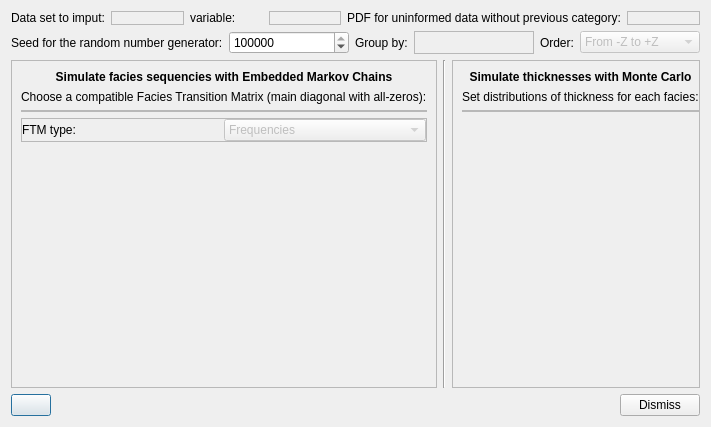
<?xml version="1.0" encoding="UTF-8"?>
<ui version="4.0">
 <class>MCMCDataImputationDialog</class>
 <widget class="QDialog" name="MCMCDataImputationDialog">
  <property name="geometry">
   <rect>
    <x>0</x>
    <y>0</y>
    <width>662</width>
    <height>427</height>
   </rect>
  </property>
  <property name="windowTitle">
   <string>Dialog</string>
  </property>
  <layout class="QVBoxLayout" name="verticalLayout_3">
   <item>
    <layout class="QHBoxLayout" name="horizontalLayout">
     <item>
      <widget class="QLabel" name="label">
       <property name="text">
        <string>Data set to imput:</string>
       </property>
      </widget>
     </item>
     <item>
      <widget class="QFrame" name="frmCmbDataSet">
       <property name="frameShape">
        <enum>QFrame::StyledPanel</enum>
       </property>
       <property name="frameShadow">
        <enum>QFrame::Raised</enum>
       </property>
       <layout class="QVBoxLayout" name="verticalLayout">
        <property name="spacing">
         <number>0</number>
        </property>
        <property name="leftMargin">
         <number>0</number>
        </property>
        <property name="topMargin">
         <number>0</number>
        </property>
        <property name="rightMargin">
         <number>0</number>
        </property>
        <property name="bottomMargin">
         <number>0</number>
        </property>
       </layout>
      </widget>
     </item>
     <item>
      <widget class="QLabel" name="label_2">
       <property name="text">
        <string>variable:</string>
       </property>
      </widget>
     </item>
     <item>
      <widget class="QFrame" name="frmCmbVariable">
       <property name="frameShape">
        <enum>QFrame::StyledPanel</enum>
       </property>
       <property name="frameShadow">
        <enum>QFrame::Raised</enum>
       </property>
       <layout class="QVBoxLayout" name="verticalLayout_2">
        <property name="spacing">
         <number>0</number>
        </property>
        <property name="leftMargin">
         <number>0</number>
        </property>
        <property name="topMargin">
         <number>0</number>
        </property>
        <property name="rightMargin">
         <number>0</number>
        </property>
        <property name="bottomMargin">
         <number>0</number>
        </property>
       </layout>
      </widget>
     </item>
     <item>
      <widget class="QLabel" name="label_11">
       <property name="text">
        <string>PDF for uninformed data without previous category:</string>
       </property>
      </widget>
     </item>
     <item>
      <widget class="QFrame" name="frmCmbPDF">
       <property name="frameShape">
        <enum>QFrame::StyledPanel</enum>
       </property>
       <property name="frameShadow">
        <enum>QFrame::Raised</enum>
       </property>
       <layout class="QHBoxLayout" name="horizontalLayout_8">
        <property name="spacing">
         <number>0</number>
        </property>
        <property name="leftMargin">
         <number>0</number>
        </property>
        <property name="topMargin">
         <number>0</number>
        </property>
        <property name="rightMargin">
         <number>0</number>
        </property>
        <property name="bottomMargin">
         <number>0</number>
        </property>
       </layout>
      </widget>
     </item>
    </layout>
   </item>
   <item>
    <layout class="QHBoxLayout" name="horizontalLayout_4">
     <property name="topMargin">
      <number>0</number>
     </property>
     <item>
      <widget class="QLabel" name="label_5">
       <property name="text">
        <string>Seed for the random number generator:</string>
       </property>
      </widget>
     </item>
     <item>
      <widget class="QSpinBox" name="spinSeed">
       <property name="sizePolicy">
        <sizepolicy hsizetype="Expanding" vsizetype="Fixed">
         <horstretch>0</horstretch>
         <verstretch>0</verstretch>
        </sizepolicy>
       </property>
       <property name="minimum">
        <number>11</number>
       </property>
       <property name="maximum">
        <number>999999999</number>
       </property>
       <property name="singleStep">
        <number>1313</number>
       </property>
       <property name="value">
        <number>131313</number>
       </property>
      </widget>
     </item>
     <item>
      <widget class="QLabel" name="label_9">
       <property name="text">
        <string>Group by:</string>
       </property>
      </widget>
     </item>
     <item>
      <widget class="QFrame" name="frmCmbGroupByVariable">
       <property name="sizePolicy">
        <sizepolicy hsizetype="Expanding" vsizetype="Preferred">
         <horstretch>0</horstretch>
         <verstretch>0</verstretch>
        </sizepolicy>
       </property>
       <property name="frameShape">
        <enum>QFrame::StyledPanel</enum>
       </property>
       <property name="frameShadow">
        <enum>QFrame::Raised</enum>
       </property>
       <layout class="QHBoxLayout" name="horizontalLayout_7">
        <property name="spacing">
         <number>0</number>
        </property>
        <property name="leftMargin">
         <number>0</number>
        </property>
        <property name="topMargin">
         <number>0</number>
        </property>
        <property name="rightMargin">
         <number>0</number>
        </property>
        <property name="bottomMargin">
         <number>0</number>
        </property>
       </layout>
      </widget>
     </item>
     <item>
      <widget class="QLabel" name="label_10">
       <property name="text">
        <string>Order:</string>
       </property>
      </widget>
     </item>
     <item>
      <widget class="QComboBox" name="cmbOrder">
       <property name="enabled">
        <bool>false</bool>
       </property>
       <property name="sizePolicy">
        <sizepolicy hsizetype="Expanding" vsizetype="Fixed">
         <horstretch>0</horstretch>
         <verstretch>0</verstretch>
        </sizepolicy>
       </property>
       <item>
        <property name="text">
         <string>From -Z to +Z</string>
        </property>
       </item>
      </widget>
     </item>
    </layout>
   </item>
   <item>
    <layout class="QHBoxLayout" name="horizontalLayout_3">
     <item>
      <widget class="QFrame" name="frame">
       <property name="sizePolicy">
        <sizepolicy hsizetype="Preferred" vsizetype="Expanding">
         <horstretch>0</horstretch>
         <verstretch>0</verstretch>
        </sizepolicy>
       </property>
       <property name="frameShape">
        <enum>QFrame::StyledPanel</enum>
       </property>
       <property name="frameShadow">
        <enum>QFrame::Raised</enum>
       </property>
       <layout class="QVBoxLayout" name="verticalLayout_4">
        <item>
         <widget class="QLabel" name="label_3">
          <property name="font">
           <font>
            <weight>75</weight>
            <bold>true</bold>
           </font>
          </property>
          <property name="text">
           <string>Simulate facies sequencies with Embedded Markov Chains</string>
          </property>
          <property name="alignment">
           <set>Qt::AlignCenter</set>
          </property>
         </widget>
        </item>
        <item>
         <widget class="QLabel" name="label_6">
          <property name="text">
           <string>Choose a compatible Facies Transition Matrix (main diagonal with all-zeros):</string>
          </property>
         </widget>
        </item>
        <item>
         <widget class="QFrame" name="frmCmbFTM">
          <property name="frameShape">
           <enum>QFrame::StyledPanel</enum>
          </property>
          <property name="frameShadow">
           <enum>QFrame::Raised</enum>
          </property>
          <layout class="QHBoxLayout" name="horizontalLayout_5">
           <property name="spacing">
            <number>0</number>
           </property>
           <property name="leftMargin">
            <number>0</number>
           </property>
           <property name="topMargin">
            <number>0</number>
           </property>
           <property name="rightMargin">
            <number>0</number>
           </property>
           <property name="bottomMargin">
            <number>0</number>
           </property>
          </layout>
         </widget>
        </item>
        <item>
         <widget class="QFrame" name="frame_3">
          <property name="frameShape">
           <enum>QFrame::StyledPanel</enum>
          </property>
          <property name="frameShadow">
           <enum>QFrame::Raised</enum>
          </property>
          <layout class="QHBoxLayout" name="horizontalLayout_6">
           <property name="spacing">
            <number>0</number>
           </property>
           <property name="leftMargin">
            <number>0</number>
           </property>
           <property name="topMargin">
            <number>0</number>
           </property>
           <property name="rightMargin">
            <number>0</number>
           </property>
           <property name="bottomMargin">
            <number>0</number>
           </property>
           <item>
            <widget class="QLabel" name="label_8">
             <property name="text">
              <string>FTM type:</string>
             </property>
            </widget>
           </item>
           <item>
            <widget class="QComboBox" name="cmbFTMtype">
             <property name="enabled">
              <bool>false</bool>
             </property>
             <item>
              <property name="text">
               <string>Frequencies</string>
              </property>
             </item>
             <item>
              <property name="text">
               <string>Probabilities</string>
              </property>
             </item>
            </widget>
           </item>
          </layout>
         </widget>
        </item>
        <item>
         <spacer name="verticalSpacer">
          <property name="orientation">
           <enum>Qt::Vertical</enum>
          </property>
          <property name="sizeHint" stdset="0">
           <size>
            <width>20</width>
            <height>40</height>
           </size>
          </property>
         </spacer>
        </item>
       </layout>
      </widget>
     </item>
     <item>
      <widget class="Line" name="line">
       <property name="orientation">
        <enum>Qt::Vertical</enum>
       </property>
      </widget>
     </item>
     <item>
      <widget class="QFrame" name="frame_2">
       <property name="frameShape">
        <enum>QFrame::StyledPanel</enum>
       </property>
       <property name="frameShadow">
        <enum>QFrame::Raised</enum>
       </property>
       <layout class="QVBoxLayout" name="verticalLayout_5">
        <property name="rightMargin">
         <number>0</number>
        </property>
        <item>
         <widget class="QLabel" name="label_4">
          <property name="font">
           <font>
            <weight>75</weight>
            <bold>true</bold>
           </font>
          </property>
          <property name="text">
           <string>Simulate thicknesses with Monte Carlo</string>
          </property>
          <property name="alignment">
           <set>Qt::AlignCenter</set>
          </property>
         </widget>
        </item>
        <item>
         <widget class="QLabel" name="label_7">
          <property name="text">
           <string>Set distributions of thickness for each facies:</string>
          </property>
         </widget>
        </item>
        <item>
         <widget class="QFrame" name="frmDistributions">
          <property name="frameShape">
           <enum>QFrame::StyledPanel</enum>
          </property>
          <property name="frameShadow">
           <enum>QFrame::Raised</enum>
          </property>
          <layout class="QVBoxLayout" name="verticalLayout_6">
           <property name="spacing">
            <number>0</number>
           </property>
           <property name="leftMargin">
            <number>0</number>
           </property>
           <property name="topMargin">
            <number>0</number>
           </property>
           <property name="rightMargin">
            <number>0</number>
           </property>
           <property name="bottomMargin">
            <number>0</number>
           </property>
          </layout>
         </widget>
        </item>
        <item>
         <spacer name="verticalSpacer_2">
          <property name="orientation">
           <enum>Qt::Vertical</enum>
          </property>
          <property name="sizeHint" stdset="0">
           <size>
            <width>20</width>
            <height>40</height>
           </size>
          </property>
         </spacer>
        </item>
       </layout>
      </widget>
     </item>
    </layout>
   </item>
   <item>
    <layout class="QHBoxLayout" name="horizontalLayout_2">
     <item>
      <widget class="QPushButton" name="btnRun">
       <property name="toolTip">
        <string>Run MCMC simulation.</string>
       </property>
       <property name="text">
        <string/>
       </property>
       <property name="icon">
        <iconset resource="../resources.qrc">
         <normaloff>:/icons32/play32</normaloff>:/icons32/play32</iconset>
       </property>
      </widget>
     </item>
     <item>
      <spacer name="horizontalSpacer">
       <property name="orientation">
        <enum>Qt::Horizontal</enum>
       </property>
       <property name="sizeHint" stdset="0">
        <size>
         <width>40</width>
         <height>20</height>
        </size>
       </property>
      </spacer>
     </item>
     <item>
      <widget class="QPushButton" name="btnDismiss">
       <property name="text">
        <string>Dismiss</string>
       </property>
      </widget>
     </item>
    </layout>
   </item>
  </layout>
 </widget>
 <resources>
  <include location="../resources.qrc"/>
 </resources>
 <connections>
  <connection>
   <sender>btnDismiss</sender>
   <signal>clicked()</signal>
   <receiver>MCMCDataImputationDialog</receiver>
   <slot>reject()</slot>
   <hints>
    <hint type="sourcelabel">
     <x>627</x>
     <y>399</y>
    </hint>
    <hint type="destinationlabel">
     <x>556</x>
     <y>312</y>
    </hint>
   </hints>
  </connection>
  <connection>
   <sender>btnRun</sender>
   <signal>clicked()</signal>
   <receiver>MCMCDataImputationDialog</receiver>
   <slot>onRunMCMC()</slot>
   <hints>
    <hint type="sourcelabel">
     <x>26</x>
     <y>409</y>
    </hint>
    <hint type="destinationlabel">
     <x>70</x>
     <y>400</y>
    </hint>
   </hints>
  </connection>
 </connections>
 <slots>
  <slot>onRunMCMC()</slot>
 </slots>
</ui>
